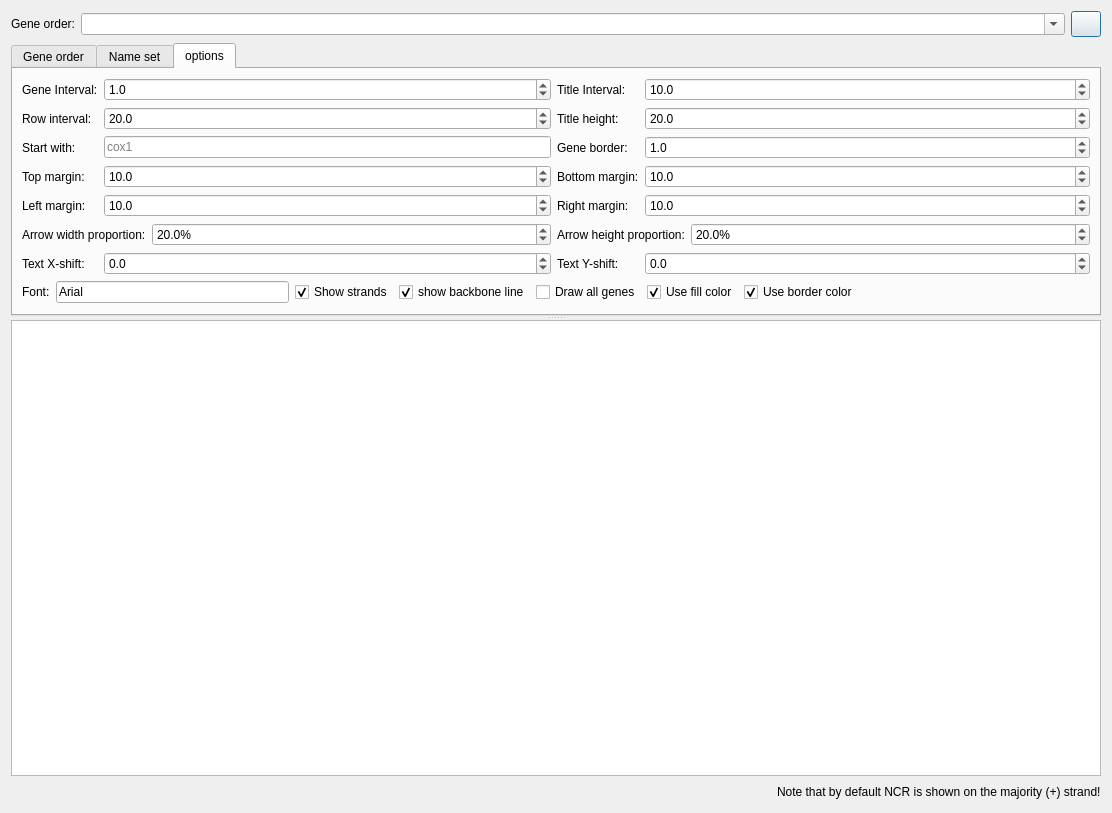
<?xml version="1.0" encoding="UTF-8"?>
<ui version="4.0">
 <class>DrawGO</class>
 <widget class="QDialog" name="DrawGO">
  <property name="geometry">
   <rect>
    <x>0</x>
    <y>0</y>
    <width>1112</width>
    <height>813</height>
   </rect>
  </property>
  <property name="windowTitle">
   <string>DrawGO</string>
  </property>
  <layout class="QVBoxLayout" name="verticalLayout">
   <item>
    <layout class="QHBoxLayout" name="horizontalLayout">
     <item>
      <widget class="QLabel" name="label_4">
       <property name="text">
        <string>Gene order:</string>
       </property>
      </widget>
     </item>
     <item>
      <widget class="ListQCombobox" name="comboBox_4">
       <property name="sizePolicy">
        <sizepolicy hsizetype="Expanding" vsizetype="Fixed">
         <horstretch>0</horstretch>
         <verstretch>0</verstretch>
        </sizepolicy>
       </property>
       <property name="acceptDrops">
        <bool>true</bool>
       </property>
       <property name="editable">
        <bool>true</bool>
       </property>
       <property name="sizeAdjustPolicy">
        <enum>QComboBox::AdjustToMinimumContentsLength</enum>
       </property>
      </widget>
     </item>
     <item>
      <widget class="QPushButton" name="pushButton_3">
       <property name="sizePolicy">
        <sizepolicy hsizetype="Fixed" vsizetype="Fixed">
         <horstretch>0</horstretch>
         <verstretch>0</verstretch>
        </sizepolicy>
       </property>
       <property name="minimumSize">
        <size>
         <width>30</width>
         <height>26</height>
        </size>
       </property>
       <property name="maximumSize">
        <size>
         <width>30</width>
         <height>26</height>
        </size>
       </property>
       <property name="styleSheet">
        <string notr="true"/>
       </property>
       <property name="text">
        <string/>
       </property>
      </widget>
     </item>
    </layout>
   </item>
   <item>
    <widget class="QSplitter" name="splitter">
     <property name="orientation">
      <enum>Qt::Vertical</enum>
     </property>
     <widget class="QTabWidget" name="tabWidget">
      <property name="sizePolicy">
       <sizepolicy hsizetype="Expanding" vsizetype="Expanding">
        <horstretch>0</horstretch>
        <verstretch>15</verstretch>
       </sizepolicy>
      </property>
      <property name="currentIndex">
       <number>2</number>
      </property>
      <widget class="QWidget" name="tab">
       <attribute name="title">
        <string>Gene order</string>
       </attribute>
       <layout class="QGridLayout" name="gridLayout">
        <item row="0" column="0" rowspan="5">
         <widget class="QTableWidget" name="tableWidget">
          <property name="editTriggers">
           <set>QAbstractItemView::AnyKeyPressed|QAbstractItemView::DoubleClicked|QAbstractItemView::EditKeyPressed</set>
          </property>
          <property name="dragEnabled">
           <bool>true</bool>
          </property>
          <property name="dragDropMode">
           <enum>QAbstractItemView::InternalMove</enum>
          </property>
          <property name="defaultDropAction">
           <enum>Qt::MoveAction</enum>
          </property>
          <attribute name="horizontalHeaderStretchLastSection">
           <bool>true</bool>
          </attribute>
          <row>
           <property name="text">
            <string>1</string>
           </property>
           <property name="textAlignment">
            <set>AlignCenter</set>
           </property>
          </row>
          <row>
           <property name="text">
            <string>2</string>
           </property>
          </row>
          <row>
           <property name="text">
            <string>3</string>
           </property>
          </row>
          <row>
           <property name="text">
            <string>4</string>
           </property>
          </row>
          <row>
           <property name="text">
            <string>5</string>
           </property>
          </row>
          <row>
           <property name="text">
            <string>6</string>
           </property>
          </row>
          <row>
           <property name="text">
            <string>7</string>
           </property>
          </row>
          <column>
           <property name="text">
            <string>Include the following genes</string>
           </property>
           <property name="textAlignment">
            <set>AlignLeading|AlignVCenter</set>
           </property>
          </column>
          <column>
           <property name="text">
            <string>Fill color</string>
           </property>
          </column>
          <column>
           <property name="text">
            <string>Border color</string>
           </property>
          </column>
          <column>
           <property name="text">
            <string>Text color</string>
           </property>
          </column>
          <column>
           <property name="text">
            <string>Length</string>
           </property>
          </column>
          <column>
           <property name="text">
            <string>Height</string>
           </property>
          </column>
          <column>
           <property name="text">
            <string>Shape</string>
           </property>
          </column>
          <item row="0" column="0">
           <property name="text">
            <string>ATP6|ATP8</string>
           </property>
           <property name="checkState">
            <enum>Checked</enum>
           </property>
           <property name="flags">
            <set>ItemIsSelectable|ItemIsEditable|ItemIsUserCheckable|ItemIsEnabled</set>
           </property>
          </item>
          <item row="0" column="1">
           <property name="text">
            <string/>
           </property>
           <property name="flags">
            <set>ItemIsSelectable|ItemIsEditable|ItemIsUserCheckable|ItemIsEnabled</set>
           </property>
          </item>
          <item row="0" column="4">
           <property name="text">
            <string>25</string>
           </property>
           <property name="textAlignment">
            <set>AlignCenter</set>
           </property>
           <property name="flags">
            <set>ItemIsSelectable|ItemIsEditable|ItemIsUserCheckable|ItemIsEnabled</set>
           </property>
          </item>
          <item row="0" column="5">
           <property name="text">
            <string>18</string>
           </property>
           <property name="textAlignment">
            <set>AlignCenter</set>
           </property>
          </item>
          <item row="0" column="6">
           <property name="text">
            <string/>
           </property>
           <property name="flags">
            <set>ItemIsSelectable|ItemIsEditable|ItemIsUserCheckable|ItemIsEnabled</set>
           </property>
          </item>
          <item row="1" column="0">
           <property name="text">
            <string>NAD1-6|NAD4L</string>
           </property>
           <property name="checkState">
            <enum>Checked</enum>
           </property>
           <property name="flags">
            <set>ItemIsSelectable|ItemIsEditable|ItemIsUserCheckable|ItemIsEnabled</set>
           </property>
          </item>
          <item row="1" column="1">
           <property name="text">
            <string/>
           </property>
           <property name="flags">
            <set>ItemIsSelectable|ItemIsEditable|ItemIsUserCheckable|ItemIsEnabled</set>
           </property>
          </item>
          <item row="1" column="4">
           <property name="text">
            <string>25</string>
           </property>
           <property name="textAlignment">
            <set>AlignCenter</set>
           </property>
           <property name="flags">
            <set>ItemIsSelectable|ItemIsEditable|ItemIsUserCheckable|ItemIsEnabled</set>
           </property>
          </item>
          <item row="1" column="5">
           <property name="text">
            <string>18</string>
           </property>
           <property name="textAlignment">
            <set>AlignCenter</set>
           </property>
          </item>
          <item row="1" column="6">
           <property name="text">
            <string/>
           </property>
           <property name="flags">
            <set>ItemIsSelectable|ItemIsEditable|ItemIsUserCheckable|ItemIsEnabled</set>
           </property>
          </item>
          <item row="2" column="0">
           <property name="text">
            <string>CYTB</string>
           </property>
           <property name="checkState">
            <enum>Checked</enum>
           </property>
           <property name="flags">
            <set>ItemIsSelectable|ItemIsEditable|ItemIsUserCheckable|ItemIsEnabled</set>
           </property>
          </item>
          <item row="2" column="1">
           <property name="text">
            <string/>
           </property>
           <property name="flags">
            <set>ItemIsSelectable|ItemIsEditable|ItemIsUserCheckable|ItemIsEnabled</set>
           </property>
          </item>
          <item row="2" column="4">
           <property name="text">
            <string>30</string>
           </property>
           <property name="textAlignment">
            <set>AlignCenter</set>
           </property>
           <property name="flags">
            <set>ItemIsSelectable|ItemIsEditable|ItemIsUserCheckable|ItemIsEnabled</set>
           </property>
          </item>
          <item row="2" column="5">
           <property name="text">
            <string>18</string>
           </property>
           <property name="textAlignment">
            <set>AlignCenter</set>
           </property>
          </item>
          <item row="2" column="6">
           <property name="text">
            <string/>
           </property>
           <property name="flags">
            <set>ItemIsSelectable|ItemIsEditable|ItemIsUserCheckable|ItemIsEnabled</set>
           </property>
          </item>
          <item row="3" column="0">
           <property name="text">
            <string>COX1-3</string>
           </property>
           <property name="checkState">
            <enum>Checked</enum>
           </property>
           <property name="flags">
            <set>ItemIsSelectable|ItemIsEditable|ItemIsUserCheckable|ItemIsEnabled</set>
           </property>
          </item>
          <item row="3" column="1">
           <property name="text">
            <string/>
           </property>
           <property name="flags">
            <set>ItemIsSelectable|ItemIsEditable|ItemIsUserCheckable|ItemIsEnabled</set>
           </property>
          </item>
          <item row="3" column="4">
           <property name="text">
            <string>25</string>
           </property>
           <property name="textAlignment">
            <set>AlignCenter</set>
           </property>
           <property name="flags">
            <set>ItemIsSelectable|ItemIsEditable|ItemIsUserCheckable|ItemIsEnabled</set>
           </property>
          </item>
          <item row="3" column="5">
           <property name="text">
            <string>18</string>
           </property>
           <property name="textAlignment">
            <set>AlignCenter</set>
           </property>
          </item>
          <item row="3" column="6">
           <property name="text">
            <string/>
           </property>
           <property name="flags">
            <set>ItemIsSelectable|ItemIsEditable|ItemIsUserCheckable|ItemIsEnabled</set>
           </property>
          </item>
          <item row="4" column="0">
           <property name="text">
            <string>rRNAs</string>
           </property>
           <property name="checkState">
            <enum>Checked</enum>
           </property>
           <property name="flags">
            <set>ItemIsSelectable|ItemIsEditable|ItemIsUserCheckable|ItemIsEnabled</set>
           </property>
          </item>
          <item row="4" column="1">
           <property name="text">
            <string/>
           </property>
           <property name="flags">
            <set>ItemIsSelectable|ItemIsEditable|ItemIsUserCheckable|ItemIsEnabled</set>
           </property>
          </item>
          <item row="4" column="4">
           <property name="text">
            <string>25</string>
           </property>
           <property name="textAlignment">
            <set>AlignCenter</set>
           </property>
           <property name="flags">
            <set>ItemIsSelectable|ItemIsEditable|ItemIsUserCheckable|ItemIsEnabled</set>
           </property>
          </item>
          <item row="4" column="5">
           <property name="text">
            <string>18</string>
           </property>
           <property name="textAlignment">
            <set>AlignCenter</set>
           </property>
          </item>
          <item row="4" column="6">
           <property name="text">
            <string/>
           </property>
           <property name="flags">
            <set>ItemIsSelectable|ItemIsEditable|ItemIsUserCheckable|ItemIsEnabled</set>
           </property>
          </item>
          <item row="5" column="0">
           <property name="text">
            <string>tRNAs</string>
           </property>
           <property name="checkState">
            <enum>Checked</enum>
           </property>
           <property name="flags">
            <set>ItemIsSelectable|ItemIsEditable|ItemIsUserCheckable|ItemIsEnabled</set>
           </property>
          </item>
          <item row="5" column="1">
           <property name="text">
            <string/>
           </property>
           <property name="flags">
            <set>ItemIsSelectable|ItemIsEditable|ItemIsUserCheckable|ItemIsEnabled</set>
           </property>
          </item>
          <item row="5" column="4">
           <property name="text">
            <string>25</string>
           </property>
           <property name="textAlignment">
            <set>AlignCenter</set>
           </property>
           <property name="flags">
            <set>ItemIsSelectable|ItemIsEditable|ItemIsUserCheckable|ItemIsEnabled</set>
           </property>
          </item>
          <item row="5" column="5">
           <property name="text">
            <string>18</string>
           </property>
           <property name="textAlignment">
            <set>AlignCenter</set>
           </property>
          </item>
          <item row="5" column="6">
           <property name="text">
            <string/>
           </property>
           <property name="flags">
            <set>ItemIsSelectable|ItemIsEditable|ItemIsUserCheckable|ItemIsEnabled</set>
           </property>
          </item>
          <item row="6" column="0">
           <property name="text">
            <string>NCR</string>
           </property>
           <property name="checkState">
            <enum>Unchecked</enum>
           </property>
           <property name="flags">
            <set>ItemIsSelectable|ItemIsEditable|ItemIsUserCheckable|ItemIsEnabled</set>
           </property>
          </item>
          <item row="6" column="1">
           <property name="text">
            <string/>
           </property>
           <property name="flags">
            <set>ItemIsSelectable|ItemIsEditable|ItemIsUserCheckable|ItemIsEnabled</set>
           </property>
          </item>
          <item row="6" column="4">
           <property name="text">
            <string>15</string>
           </property>
           <property name="textAlignment">
            <set>AlignCenter</set>
           </property>
           <property name="flags">
            <set>ItemIsSelectable|ItemIsEditable|ItemIsUserCheckable|ItemIsEnabled</set>
           </property>
          </item>
          <item row="6" column="5">
           <property name="text">
            <string>18</string>
           </property>
           <property name="textAlignment">
            <set>AlignCenter</set>
           </property>
          </item>
          <item row="6" column="6">
           <property name="text">
            <string/>
           </property>
           <property name="flags">
            <set>ItemIsSelectable|ItemIsEditable|ItemIsUserCheckable|ItemIsEnabled</set>
           </property>
          </item>
         </widget>
        </item>
        <item row="0" column="1">
         <widget class="QPushButton" name="pushButton_7">
          <property name="text">
           <string>Add row</string>
          </property>
          <property name="icon">
           <iconset resource="../myRes.qrc">
            <normaloff>:/picture/resourses/table_row_add_after.png</normaloff>:/picture/resourses/table_row_add_after.png</iconset>
          </property>
         </widget>
        </item>
        <item row="1" column="1">
         <widget class="QPushButton" name="pushButton_11">
          <property name="text">
           <string>Delete row</string>
          </property>
          <property name="icon">
           <iconset resource="../myRes.qrc">
            <normaloff>:/picture/resourses/delete.png</normaloff>:/picture/resourses/delete.png</iconset>
          </property>
         </widget>
        </item>
        <item row="2" column="1">
         <spacer name="verticalSpacer">
          <property name="orientation">
           <enum>Qt::Vertical</enum>
          </property>
          <property name="sizeHint" stdset="0">
           <size>
            <width>20</width>
            <height>267</height>
           </size>
          </property>
         </spacer>
        </item>
        <item row="3" column="1">
         <widget class="QPushButton" name="pushButton_export">
          <property name="minimumSize">
           <size>
            <width>0</width>
            <height>27</height>
           </size>
          </property>
          <property name="text">
           <string>Export</string>
          </property>
          <property name="icon">
           <iconset resource="../myRes.qrc">
            <normaloff>:/picture/resourses/import.png</normaloff>:/picture/resourses/import.png</iconset>
          </property>
         </widget>
        </item>
        <item row="4" column="1">
         <widget class="QPushButton" name="pushButton">
          <property name="minimumSize">
           <size>
            <width>0</width>
            <height>27</height>
           </size>
          </property>
          <property name="text">
           <string>draw</string>
          </property>
          <property name="icon">
           <iconset resource="../myRes.qrc">
            <normaloff>:/picture/resourses/if_start_60207.png</normaloff>:/picture/resourses/if_start_60207.png</iconset>
          </property>
         </widget>
        </item>
       </layout>
      </widget>
      <widget class="QWidget" name="tab_3">
       <attribute name="title">
        <string>Name set</string>
       </attribute>
       <layout class="QVBoxLayout" name="verticalLayout_3">
        <item>
         <layout class="QHBoxLayout" name="horizontalLayout_4">
          <item>
           <widget class="QPushButton" name="pushButton_2">
            <property name="text">
             <string>Convert current name as name set</string>
            </property>
            <property name="icon">
             <iconset resource="../myRes.qrc">
              <normaloff>:/picture/resourses/refresh-icon.png</normaloff>:/picture/resourses/refresh-icon.png</iconset>
            </property>
           </widget>
          </item>
          <item>
           <widget class="QPushButton" name="pushButton_9">
            <property name="text">
             <string>Remove current name set</string>
            </property>
            <property name="icon">
             <iconset resource="../myRes.qrc">
              <normaloff>:/picture/resourses/if_Delete_1493279.png</normaloff>:/picture/resourses/if_Delete_1493279.png</iconset>
            </property>
           </widget>
          </item>
          <item>
           <widget class="QPushButton" name="pushButton_save_ns">
            <property name="minimumSize">
             <size>
              <width>0</width>
              <height>27</height>
             </size>
            </property>
            <property name="text">
             <string>Save current name set</string>
            </property>
            <property name="icon">
             <iconset resource="../myRes.qrc">
              <normaloff>:/picture/resourses/import.png</normaloff>:/picture/resourses/import.png</iconset>
            </property>
           </widget>
          </item>
          <item>
           <spacer name="horizontalSpacer_3">
            <property name="orientation">
             <enum>Qt::Horizontal</enum>
            </property>
            <property name="sizeHint" stdset="0">
             <size>
              <width>40</width>
              <height>20</height>
             </size>
            </property>
           </spacer>
          </item>
          <item>
           <widget class="QLabel" name="label_14">
            <property name="text">
             <string>&lt;html&gt;&lt;head/&gt;&lt;body&gt;&lt;p&gt;&lt;span style=&quot; color:#ff0000;&quot;&gt;Note: Please use comma to seperate genes&lt;/span&gt;&lt;/p&gt;&lt;/body&gt;&lt;/html&gt;</string>
            </property>
           </widget>
          </item>
          <item>
           <widget class="QToolButton" name="toolButton">
            <property name="text">
             <string>...</string>
            </property>
            <property name="icon">
             <iconset resource="../myRes.qrc">
              <normaloff>:/picture/resourses/interface-controls-text-wrap-512.png</normaloff>:/picture/resourses/interface-controls-text-wrap-512.png</iconset>
            </property>
            <property name="checkable">
             <bool>true</bool>
            </property>
            <property name="checked">
             <bool>true</bool>
            </property>
           </widget>
          </item>
         </layout>
        </item>
        <item>
         <widget class="QPlainTextEdit" name="plainTextEdit"/>
        </item>
       </layout>
      </widget>
      <widget class="QWidget" name="tab_2">
       <attribute name="title">
        <string>options</string>
       </attribute>
       <layout class="QVBoxLayout" name="verticalLayout_2">
        <item>
         <layout class="QGridLayout" name="gridLayout_3">
          <item row="0" column="0">
           <widget class="QLabel" name="label">
            <property name="text">
             <string>Gene Interval:</string>
            </property>
           </widget>
          </item>
          <item row="0" column="3">
           <widget class="QLabel" name="label_3">
            <property name="text">
             <string>Title Interval:</string>
            </property>
           </widget>
          </item>
          <item row="1" column="0">
           <widget class="QLabel" name="label_2">
            <property name="text">
             <string>Row interval:</string>
            </property>
           </widget>
          </item>
          <item row="1" column="1" colspan="2">
           <widget class="QDoubleSpinBox" name="doubleSpinBox_2">
            <property name="sizePolicy">
             <sizepolicy hsizetype="Expanding" vsizetype="Fixed">
              <horstretch>0</horstretch>
              <verstretch>0</verstretch>
             </sizepolicy>
            </property>
            <property name="decimals">
             <number>1</number>
            </property>
            <property name="maximum">
             <double>100000000000000000.000000000000000</double>
            </property>
            <property name="singleStep">
             <double>0.100000000000000</double>
            </property>
            <property name="value">
             <double>20.000000000000000</double>
            </property>
           </widget>
          </item>
          <item row="1" column="3">
           <widget class="QLabel" name="label_6">
            <property name="text">
             <string>Title height:</string>
            </property>
           </widget>
          </item>
          <item row="1" column="4" colspan="2">
           <widget class="QDoubleSpinBox" name="doubleSpinBox_4">
            <property name="sizePolicy">
             <sizepolicy hsizetype="Expanding" vsizetype="Fixed">
              <horstretch>0</horstretch>
              <verstretch>0</verstretch>
             </sizepolicy>
            </property>
            <property name="decimals">
             <number>1</number>
            </property>
            <property name="maximum">
             <double>100000000000000000.000000000000000</double>
            </property>
            <property name="singleStep">
             <double>0.100000000000000</double>
            </property>
            <property name="value">
             <double>20.000000000000000</double>
            </property>
           </widget>
          </item>
          <item row="2" column="0">
           <widget class="QLabel" name="label_5">
            <property name="text">
             <string>Start with:</string>
            </property>
           </widget>
          </item>
          <item row="2" column="1" colspan="2">
           <widget class="QLineEdit" name="lineEdit_2">
            <property name="sizePolicy">
             <sizepolicy hsizetype="Expanding" vsizetype="Fixed">
              <horstretch>0</horstretch>
              <verstretch>0</verstretch>
             </sizepolicy>
            </property>
            <property name="inputMask">
             <string/>
            </property>
            <property name="text">
             <string/>
            </property>
            <property name="placeholderText">
             <string>cox1</string>
            </property>
           </widget>
          </item>
          <item row="2" column="3">
           <widget class="QLabel" name="label_7">
            <property name="text">
             <string>Gene border:</string>
            </property>
           </widget>
          </item>
          <item row="2" column="4" colspan="2">
           <widget class="QDoubleSpinBox" name="doubleSpinBox_5">
            <property name="sizePolicy">
             <sizepolicy hsizetype="Expanding" vsizetype="Fixed">
              <horstretch>0</horstretch>
              <verstretch>0</verstretch>
             </sizepolicy>
            </property>
            <property name="decimals">
             <number>1</number>
            </property>
            <property name="maximum">
             <double>100000000000000000.000000000000000</double>
            </property>
            <property name="singleStep">
             <double>0.100000000000000</double>
            </property>
            <property name="value">
             <double>1.000000000000000</double>
            </property>
           </widget>
          </item>
          <item row="3" column="0">
           <widget class="QLabel" name="label_9">
            <property name="text">
             <string>Top margin:</string>
            </property>
           </widget>
          </item>
          <item row="3" column="1" colspan="2">
           <widget class="QDoubleSpinBox" name="doubleSpinBox_6">
            <property name="sizePolicy">
             <sizepolicy hsizetype="Expanding" vsizetype="Fixed">
              <horstretch>0</horstretch>
              <verstretch>0</verstretch>
             </sizepolicy>
            </property>
            <property name="decimals">
             <number>1</number>
            </property>
            <property name="maximum">
             <double>100000000000000000.000000000000000</double>
            </property>
            <property name="singleStep">
             <double>1.000000000000000</double>
            </property>
            <property name="value">
             <double>10.000000000000000</double>
            </property>
           </widget>
          </item>
          <item row="3" column="3">
           <widget class="QLabel" name="label_10">
            <property name="text">
             <string>Bottom margin:</string>
            </property>
           </widget>
          </item>
          <item row="3" column="4" colspan="2">
           <widget class="QDoubleSpinBox" name="doubleSpinBox_7">
            <property name="sizePolicy">
             <sizepolicy hsizetype="Expanding" vsizetype="Fixed">
              <horstretch>0</horstretch>
              <verstretch>0</verstretch>
             </sizepolicy>
            </property>
            <property name="decimals">
             <number>1</number>
            </property>
            <property name="maximum">
             <double>100000000000000000.000000000000000</double>
            </property>
            <property name="singleStep">
             <double>1.000000000000000</double>
            </property>
            <property name="value">
             <double>10.000000000000000</double>
            </property>
           </widget>
          </item>
          <item row="4" column="0">
           <widget class="QLabel" name="label_11">
            <property name="text">
             <string>Left margin:</string>
            </property>
           </widget>
          </item>
          <item row="4" column="1" colspan="2">
           <widget class="QDoubleSpinBox" name="doubleSpinBox_8">
            <property name="sizePolicy">
             <sizepolicy hsizetype="Expanding" vsizetype="Fixed">
              <horstretch>0</horstretch>
              <verstretch>0</verstretch>
             </sizepolicy>
            </property>
            <property name="decimals">
             <number>1</number>
            </property>
            <property name="maximum">
             <double>100000000000000000.000000000000000</double>
            </property>
            <property name="singleStep">
             <double>1.000000000000000</double>
            </property>
            <property name="value">
             <double>10.000000000000000</double>
            </property>
           </widget>
          </item>
          <item row="4" column="3">
           <widget class="QLabel" name="label_12">
            <property name="text">
             <string>Right margin:</string>
            </property>
           </widget>
          </item>
          <item row="4" column="4" colspan="2">
           <widget class="QDoubleSpinBox" name="doubleSpinBox_9">
            <property name="sizePolicy">
             <sizepolicy hsizetype="Expanding" vsizetype="Fixed">
              <horstretch>0</horstretch>
              <verstretch>0</verstretch>
             </sizepolicy>
            </property>
            <property name="decimals">
             <number>1</number>
            </property>
            <property name="maximum">
             <double>100000000000000000.000000000000000</double>
            </property>
            <property name="singleStep">
             <double>1.000000000000000</double>
            </property>
            <property name="value">
             <double>10.000000000000000</double>
            </property>
           </widget>
          </item>
          <item row="5" column="0" colspan="2">
           <widget class="QLabel" name="label_15">
            <property name="text">
             <string>Arrow width proportion:</string>
            </property>
           </widget>
          </item>
          <item row="5" column="2">
           <widget class="QDoubleSpinBox" name="doubleSpinBox_10">
            <property name="sizePolicy">
             <sizepolicy hsizetype="Expanding" vsizetype="Fixed">
              <horstretch>0</horstretch>
              <verstretch>0</verstretch>
             </sizepolicy>
            </property>
            <property name="suffix">
             <string>%</string>
            </property>
            <property name="decimals">
             <number>1</number>
            </property>
            <property name="maximum">
             <double>100.000000000000000</double>
            </property>
            <property name="singleStep">
             <double>1.000000000000000</double>
            </property>
            <property name="value">
             <double>20.000000000000000</double>
            </property>
           </widget>
          </item>
          <item row="5" column="3" colspan="2">
           <widget class="QLabel" name="label_16">
            <property name="text">
             <string>Arrow height proportion:</string>
            </property>
           </widget>
          </item>
          <item row="5" column="5">
           <widget class="QDoubleSpinBox" name="doubleSpinBox_11">
            <property name="sizePolicy">
             <sizepolicy hsizetype="Expanding" vsizetype="Fixed">
              <horstretch>0</horstretch>
              <verstretch>0</verstretch>
             </sizepolicy>
            </property>
            <property name="suffix">
             <string>%</string>
            </property>
            <property name="decimals">
             <number>1</number>
            </property>
            <property name="maximum">
             <double>100.000000000000000</double>
            </property>
            <property name="singleStep">
             <double>1.000000000000000</double>
            </property>
            <property name="value">
             <double>20.000000000000000</double>
            </property>
           </widget>
          </item>
          <item row="6" column="0">
           <widget class="QLabel" name="label_17">
            <property name="text">
             <string>Text X-shift:</string>
            </property>
           </widget>
          </item>
          <item row="6" column="1" colspan="2">
           <widget class="QDoubleSpinBox" name="doubleSpinBox_12">
            <property name="sizePolicy">
             <sizepolicy hsizetype="Expanding" vsizetype="Fixed">
              <horstretch>0</horstretch>
              <verstretch>0</verstretch>
             </sizepolicy>
            </property>
            <property name="decimals">
             <number>1</number>
            </property>
            <property name="minimum">
             <double>-999999999999.000000000000000</double>
            </property>
            <property name="maximum">
             <double>9999999999999.000000000000000</double>
            </property>
            <property name="singleStep">
             <double>0.100000000000000</double>
            </property>
            <property name="value">
             <double>0.000000000000000</double>
            </property>
           </widget>
          </item>
          <item row="6" column="3">
           <widget class="QLabel" name="label_19">
            <property name="text">
             <string>Text Y-shift:</string>
            </property>
           </widget>
          </item>
          <item row="6" column="4" colspan="2">
           <widget class="QDoubleSpinBox" name="doubleSpinBox_13">
            <property name="sizePolicy">
             <sizepolicy hsizetype="Expanding" vsizetype="Fixed">
              <horstretch>0</horstretch>
              <verstretch>0</verstretch>
             </sizepolicy>
            </property>
            <property name="decimals">
             <number>1</number>
            </property>
            <property name="minimum">
             <double>-9999999999999.000000000000000</double>
            </property>
            <property name="maximum">
             <double>9999999999999.000000000000000</double>
            </property>
            <property name="singleStep">
             <double>0.100000000000000</double>
            </property>
            <property name="value">
             <double>0.000000000000000</double>
            </property>
           </widget>
          </item>
          <item row="0" column="4" colspan="2">
           <widget class="QDoubleSpinBox" name="doubleSpinBox_3">
            <property name="sizePolicy">
             <sizepolicy hsizetype="Expanding" vsizetype="Fixed">
              <horstretch>0</horstretch>
              <verstretch>0</verstretch>
             </sizepolicy>
            </property>
            <property name="decimals">
             <number>1</number>
            </property>
            <property name="singleStep">
             <double>0.100000000000000</double>
            </property>
            <property name="value">
             <double>10.000000000000000</double>
            </property>
           </widget>
          </item>
          <item row="0" column="1" colspan="2">
           <widget class="QDoubleSpinBox" name="doubleSpinBox">
            <property name="sizePolicy">
             <sizepolicy hsizetype="Expanding" vsizetype="Fixed">
              <horstretch>0</horstretch>
              <verstretch>0</verstretch>
             </sizepolicy>
            </property>
            <property name="decimals">
             <number>1</number>
            </property>
            <property name="singleStep">
             <double>0.100000000000000</double>
            </property>
            <property name="value">
             <double>1.000000000000000</double>
            </property>
           </widget>
          </item>
         </layout>
        </item>
        <item>
         <layout class="QHBoxLayout" name="horizontalLayout_2">
          <item>
           <widget class="QLabel" name="label_13">
            <property name="text">
             <string>Font:</string>
            </property>
           </widget>
          </item>
          <item>
           <widget class="ComLineEdit" name="lineEdit">
            <property name="sizePolicy">
             <sizepolicy hsizetype="Expanding" vsizetype="Fixed">
              <horstretch>0</horstretch>
              <verstretch>0</verstretch>
             </sizepolicy>
            </property>
            <property name="text">
             <string>Arial</string>
            </property>
            <property name="readOnly">
             <bool>true</bool>
            </property>
           </widget>
          </item>
          <item>
           <widget class="QCheckBox" name="checkBox">
            <property name="text">
             <string>Show strands</string>
            </property>
            <property name="checked">
             <bool>true</bool>
            </property>
           </widget>
          </item>
          <item>
           <widget class="QCheckBox" name="checkBox_2">
            <property name="text">
             <string>show backbone line</string>
            </property>
            <property name="checked">
             <bool>true</bool>
            </property>
           </widget>
          </item>
          <item>
           <widget class="QCheckBox" name="checkBox_3">
            <property name="text">
             <string>Draw all genes</string>
            </property>
           </widget>
          </item>
          <item>
           <widget class="QCheckBox" name="checkBox_4">
            <property name="text">
             <string>Use fill color</string>
            </property>
            <property name="checked">
             <bool>true</bool>
            </property>
           </widget>
          </item>
          <item>
           <widget class="QCheckBox" name="checkBox_5">
            <property name="text">
             <string>Use border color</string>
            </property>
            <property name="checked">
             <bool>true</bool>
            </property>
           </widget>
          </item>
          <item>
           <spacer name="horizontalSpacer">
            <property name="orientation">
             <enum>Qt::Horizontal</enum>
            </property>
            <property name="sizeHint" stdset="0">
             <size>
              <width>40</width>
              <height>20</height>
             </size>
            </property>
           </spacer>
          </item>
         </layout>
        </item>
        <item>
         <spacer name="verticalSpacer_2">
          <property name="orientation">
           <enum>Qt::Vertical</enum>
          </property>
          <property name="sizeHint" stdset="0">
           <size>
            <width>20</width>
            <height>11</height>
           </size>
          </property>
         </spacer>
        </item>
       </layout>
      </widget>
     </widget>
     <widget class="QGraphicsView" name="graphicsView">
      <property name="sizePolicy">
       <sizepolicy hsizetype="Expanding" vsizetype="Expanding">
        <horstretch>0</horstretch>
        <verstretch>60</verstretch>
       </sizepolicy>
      </property>
     </widget>
    </widget>
   </item>
   <item>
    <layout class="QHBoxLayout" name="horizontalLayout_3">
     <item>
      <spacer name="horizontalSpacer_2">
       <property name="orientation">
        <enum>Qt::Horizontal</enum>
       </property>
       <property name="sizeHint" stdset="0">
        <size>
         <width>40</width>
         <height>20</height>
        </size>
       </property>
      </spacer>
     </item>
     <item>
      <widget class="QLabel" name="label_8">
       <property name="text">
        <string>Note that by default NCR is shown on the majority (+) strand!</string>
       </property>
      </widget>
     </item>
    </layout>
   </item>
  </layout>
 </widget>
 <customwidgets>
  <customwidget>
   <class>ListQCombobox</class>
   <extends>QComboBox</extends>
   <header>src.CustomWidget.h</header>
  </customwidget>
  <customwidget>
   <class>ComLineEdit</class>
   <extends>QLineEdit</extends>
   <header>src.CustomWidget.h</header>
  </customwidget>
 </customwidgets>
 <resources>
  <include location="../myRes.qrc"/>
 </resources>
 <connections/>
</ui>
